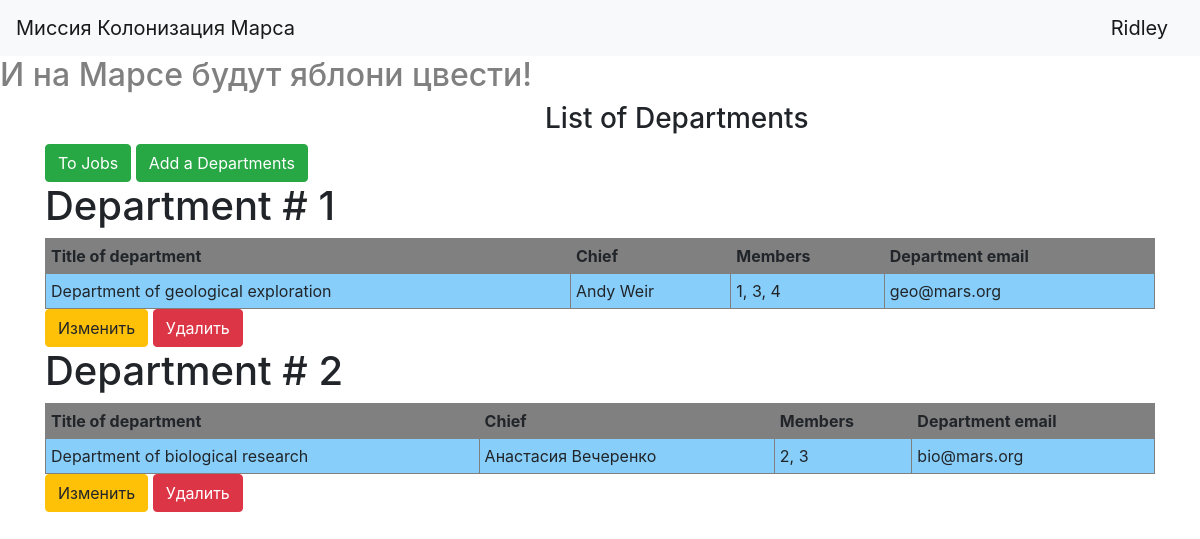
The page /departments (signed in) on the database its author committed.
### data/users.py (models this page shows, shortened)
class User(SqlAlchemyBase, UserMixin):
    __tablename__ = 'users'
    id = sqlalchemy.Column(sqlalchemy.Integer,
                           primary_key=True, autoincrement=True)
    name = sqlalchemy.Column(sqlalchemy.String, nullable=True)
    surname = sqlalchemy.Column(sqlalchemy.String, nullable=True)
    age = sqlalchemy.Column(sqlalchemy.Integer, nullable=True)
    position = sqlalchemy.Column(sqlalchemy.String, nullable=True)
    speciality = sqlalchemy.Column(sqlalchemy.String, nullable=True)
    address = sqlalchemy.Column(sqlalchemy.String, nullable=True)
    about = sqlalchemy.Column(sqlalchemy.String, nullable=True)
    email = sqlalchemy.Column(sqlalchemy.String,
                              index=True, unique=True, nullable=True)
    hashed_password = sqlalchemy.Column(sqlalchemy.String, nullable=True)
    created_date = sqlalchemy.Column(sqlalchemy.DateTime,
                                     default=datetime.datetime.now)
    jobs = orm.relation("Jobs", back_populates='user')
    departments = orm.relation("Department", back_populates='boss')

### data/departments.py (models this page shows)
class Department(SqlAlchemyBase):
    __tablename__ = 'departments'
    id = sqlalchemy.Column(sqlalchemy.Integer,
                           primary_key=True, autoincrement=True)
    title = sqlalchemy.Column(sqlalchemy.String, nullable=True)
    chief = sqlalchemy.Column(sqlalchemy.Integer,
                              sqlalchemy.ForeignKey("users.id"))
    boss = orm.relation('User')
    members = sqlalchemy.Column(sqlalchemy.String, nullable=True)
    email = sqlalchemy.Column(sqlalchemy.String,
                              index=True, unique=True, nullable=True)

### main.py (the view)
@app.route('/departments')
def departments():
    global_init("db/mars_explorer.db")
    db_sess = create_session()
    list_departments = []
    for department in db_sess.query(Department).all():
        list_departments.append({'id': department.id, 'title': department.title,
                                 'chief': f'{department.boss.name} {department.boss.surname}',
                                 'members': department.members, 'email': department.email,
                                 'team_leader': department.chief})
    return render_template('departments.html', data=list_departments)

### data/db_session.py (called while the page is built, shortened)
def global_init(db_file):
    global __factory
    if __factory:
        return

def create_session() -> Session:
    global __factory
    return __factory()

### main.py (called while the page is built)
@login_manager.user_loader
def load_user(user_id):
    db_sess = create_session()
    return db_sess.query(User).get(user_id)

### templates/departments.html
{% extends "base.html" %}
{% block content %}
<h3>List of Departments</h3>
<a class="btn btn-success " href="/">To Jobs</a>
{% if current_user.is_authenticated %}
    <a class="btn btn-success " href="/add_departments">Add a Departments</a>
{% endif %}
{% for item in data %}
    <h1>Department # {{item['id']}}</h1>
    <table border="1" width="100%" cellpadding="5">
        <tr>
            <th bgcolor="#808080">Title of department</th>
            <th bgcolor="#808080">Chief</th>
            <th bgcolor="#808080">Members</th>
            <th bgcolor="#808080">Department email</th>
        </tr>
        <tr>
            <td bgcolor="#87cefa">{{item['title']}}</td>
            <td bgcolor="#87cefa">{{item['chief']}}</td>
            <td bgcolor="#87cefa">{{item['members']}}</td>
            <td bgcolor="#87cefa">{{item['email']}}</td>
        </tr>
    </table>
{% if current_user.is_authenticated and (current_user.id == item['team_leader'] or current_user.id == 1) %}
    <div>
        <a href="/departments/{{ item.id }}" class="btn btn-warning">
            Изменить
        </a>
        <a href="/departments_delete/{{ item.id }}" class="btn btn-danger">
            Удалить
        </a>
    </div>
{% endif %}
{% endfor %}
{% endblock %}

### templates/base.html (shortened to what this page needs)
<!doctype html>
<html lang="en">
<head>
    <link rel="stylesheet"
          href="https://stackpath.bootstrapcdn.com/bootstrap/4.4.1/css/bootstrap.min.css"
>
</head>
<body>
<header>
    <nav class="navbar navbar-light bg-light">
        <a class="navbar-brand" href="#">Миссия Колонизация Марса</a>
        {% if current_user.is_authenticated %}
    <a class="navbar-brand" href="/logout">{{ current_user.name }}</a>
{% else %}
    <p>
        <a class="btn btn-primary " href="/register">Зарегистрироваться</a>
        <a class="btn btn-success" href="/login">Войти</a>
    </p>
{% endif %}
    </nav>
    <h2>И на Марсе будут яблони цвести!</h2>
</header>
<main role="main" class="container">
    {% block content %}{% endblock %}
</main>
</body>
</html>

### templates/base.html (style rules this page uses)
h2 { color: #808080; }
h3 { margin-left:500px; }

### rows shown on the page
User: name "Ridley"
Department: id "1", title "Department of geological exploration", chief "Andy Weir", members "1, 3, 4", email "geo@mars.org"
Department: id "2", title "Department of biological research", chief "Анастасия Вечеренко", members "2, 3", email "bio@mars.org"
